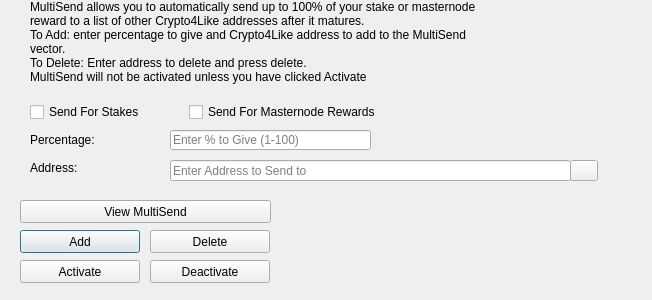
<?xml version="1.0" encoding="UTF-8"?>
<ui version="4.0">
 <class>MultiSendDialog</class>
 <widget class="QDialog" name="MultiSendDialog">
  <property name="windowModality">
   <enum>Qt::NonModal</enum>
  </property>
  <property name="geometry">
   <rect>
    <x>0</x>
    <y>0</y>
    <width>652</width>
    <height>300</height>
   </rect>
  </property>
  <property name="windowTitle">
   <string>MultiSend</string>
  </property>
  <widget class="QLineEdit" name="multiSendPercentEdit">
   <property name="geometry">
    <rect>
     <x>170</x>
     <y>130</y>
     <width>201</width>
     <height>20</height>
    </rect>
   </property>
   <property name="toolTip">
    <string>Enter whole numbers 1 - 100</string>
   </property>
   <property name="placeholderText">
    <string>Enter % to Give (1-100)</string>
   </property>
  </widget>
  <widget class="QLineEdit" name="multiSendAddressEdit">
   <property name="geometry">
    <rect>
     <x>170</x>
     <y>160</y>
     <width>401</width>
     <height>21</height>
    </rect>
   </property>
   <property name="toolTip">
    <string/>
   </property>
   <property name="placeholderText">
    <string>Enter Address to Send to</string>
   </property>
  </widget>
  <widget class="QLabel" name="label_2">
   <property name="geometry">
    <rect>
     <x>30</x>
     <y>0</y>
     <width>451</width>
     <height>121</height>
    </rect>
   </property>
   <property name="lineWidth">
    <number>1</number>
   </property>
   <property name="text">
    <string>MultiSend allows you to automatically send up to 100% of your stake or masternode reward to a list of other Crypto4Like addresses after it matures.
To Add: enter percentage to give and Crypto4Like address to add to the MultiSend vector.
To Delete: Enter address to delete and press delete.
MultiSend will not be activated unless you have clicked Activate</string>
   </property>
   <property name="alignment">
    <set>Qt::AlignLeading|Qt::AlignLeft|Qt::AlignTop</set>
   </property>
   <property name="wordWrap">
    <bool>true</bool>
   </property>
  </widget>
  <widget class="QLabel" name="message">
   <property name="geometry">
    <rect>
     <x>290</x>
     <y>200</y>
     <width>351</width>
     <height>91</height>
    </rect>
   </property>
   <property name="text">
    <string/>
   </property>
  </widget>
  <widget class="QPushButton" name="addButton">
   <property name="geometry">
    <rect>
     <x>20</x>
     <y>230</y>
     <width>120</width>
     <height>23</height>
    </rect>
   </property>
   <property name="toolTip">
    <string/>
   </property>
   <property name="statusTip">
    <string>Add to MultiSend Vector</string>
   </property>
   <property name="text">
    <string>Add</string>
   </property>
  </widget>
  <widget class="QPushButton" name="disableButton">
   <property name="geometry">
    <rect>
     <x>150</x>
     <y>260</y>
     <width>120</width>
     <height>23</height>
    </rect>
   </property>
   <property name="statusTip">
    <string>Deactivate MultiSend</string>
   </property>
   <property name="text">
    <string>Deactivate</string>
   </property>
  </widget>
  <widget class="QPushButton" name="addressBookButton">
   <property name="geometry">
    <rect>
     <x>570</x>
     <y>160</y>
     <width>28</width>
     <height>21</height>
    </rect>
   </property>
   <property name="toolTip">
    <string>Choose an address from the address book</string>
   </property>
   <property name="text">
    <string/>
   </property>
   <property name="icon">
    <iconset resource="../crypto4like.qrc">
     <normaloff>:/icons/address-book</normaloff>:/icons/address-book</iconset>
   </property>
   <property name="shortcut">
    <string>Alt+A</string>
   </property>
   <property name="autoDefault">
    <bool>false</bool>
   </property>
  </widget>
  <widget class="QLabel" name="label">
   <property name="geometry">
    <rect>
     <x>30</x>
     <y>130</y>
     <width>121</width>
     <height>20</height>
    </rect>
   </property>
   <property name="toolTip">
    <string>Percentage of stake to send</string>
   </property>
   <property name="text">
    <string>Percentage:</string>
   </property>
  </widget>
  <widget class="QLabel" name="label_5">
   <property name="geometry">
    <rect>
     <x>30</x>
     <y>160</y>
     <width>111</width>
     <height>16</height>
    </rect>
   </property>
   <property name="toolTip">
    <string>Address to send portion of stake to</string>
   </property>
   <property name="text">
    <string>Address:</string>
   </property>
  </widget>
  <widget class="QPushButton" name="deleteButton">
   <property name="geometry">
    <rect>
     <x>150</x>
     <y>230</y>
     <width>120</width>
     <height>23</height>
    </rect>
   </property>
   <property name="toolTip">
    <string/>
   </property>
   <property name="statusTip">
    <string>Delete Address From MultiSend Vector</string>
   </property>
   <property name="text">
    <string>Delete</string>
   </property>
  </widget>
  <widget class="QPushButton" name="activateButton">
   <property name="geometry">
    <rect>
     <x>20</x>
     <y>260</y>
     <width>120</width>
     <height>23</height>
    </rect>
   </property>
   <property name="statusTip">
    <string>Activate MultiSend</string>
   </property>
   <property name="text">
    <string>Activate</string>
   </property>
  </widget>
  <widget class="QPushButton" name="viewButton">
   <property name="geometry">
    <rect>
     <x>20</x>
     <y>200</y>
     <width>251</width>
     <height>23</height>
    </rect>
   </property>
   <property name="toolTip">
    <string/>
   </property>
   <property name="statusTip">
    <string>View MultiSend Vector</string>
   </property>
   <property name="text">
    <string>View MultiSend</string>
   </property>
  </widget>
  <widget class="QWidget" name="horizontalLayoutWidget">
   <property name="geometry">
    <rect>
     <x>30</x>
     <y>100</y>
     <width>351</width>
     <height>24</height>
    </rect>
   </property>
   <layout class="QHBoxLayout" name="horizontalLayout">
    <item>
     <widget class="QCheckBox" name="multiSendStakeCheckBox">
      <property name="text">
       <string>Send For Stakes</string>
      </property>
     </widget>
    </item>
    <item>
     <widget class="QCheckBox" name="multiSendMasternodeCheckBox">
      <property name="text">
       <string>Send For Masternode Rewards</string>
      </property>
     </widget>
    </item>
   </layout>
  </widget>
 </widget>
 <resources>
  <include location="../crypto4like.qrc"/>
 </resources>
 <connections/>
</ui>
